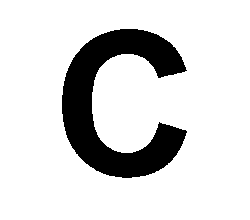
%> input picture c250-220.png, 250 x 220 px
$ octave denoising.m   (GNU Octave 9; MATLAB toolbox functions it lacks are replaced by stand-ins)
%> lines starting %> are read from the running program, lines starting %| are printed output that depends on the picture; in (x1, y1, x2, y2) boxes, pixels count from 0 and x2, y2 are one past the last pixel; in counts of white or black regions, pixels touching at a corner belong together; the program's own positions count from 1
### noise_generator.m
% Cette fonction prend en entrée une image binaire, passe sur chaque pixel
% de cette image et change ce pixel de noir à blanc ou de blanc à noir avec
% une probabilité p fournie en entrée.
%
% Arguments:
%    image
%        image binaire à bruiter
%    p
%        probabilité avec laquelle on change la couleur du pixel
%
%  Sortie:
%    noisy_image
%        image binaire bruitée


function noisy_image = noise_generator(image, p)

 noisy_image = image;
 [m,n] = size(noisy_image);
 for i=1:m
     for j=1:n
             u = rand;  % nombre aléatoire entre 0 et 1
             if u < p   % si u < p, couleur du pixel considéré est changée
                 if noisy_image(i,j,:) == 0
                     noisy_image(i,j,:) = 255; % pixel noir devient blanc
                 else
                     noisy_image(i,j,:) = 0; % pixel blanc devient noir
                 end
             end
     end
 end
end

### model_conversion.m
% Cette fonction prend en entrée une image binaire et convertit cette image
% selon le modèle spécifié en entrée.
% Arguments:
%   image
%        image binaire
%   model
%        modèle selon lequel on modifie l'image:
%        model = 'ising' => pixels blancs valent -1,pixels noirs valent 1
%        model = 'rgb' => pixels blancs valent 0, pixels noirs valent 255


function image = model_conversion(image, model)

[m,n] = size(image);

if length(model) == 5   % model = 'ising'
    for i=1:m
        for j=1:n
            if image(i,j) == 255
                image(i,j) = 1;
            end
            if image(i,j) == 0
                image(i,j) = -1;
            end
        end
    end
else                    % model = 'rgb'
    for i=1:m
        for j=1:n
            if image(i,j) == 1
                image(i,j) = 255;
            else
                image(i,j) = 0;
            end
        end
    end
end
end

### eight_neighbors.m
% Cette fonction prend en entr閑 une image binaire et les coordonn閑s d'un
% de ses pixels
% Arguments:
%   image
%        image binaire
%   i, j
%        coordonn閑s du pixel
%
% Sortie:
%   v
%        un vecteur contenant les valeurs des pixels voisins
%        MAXIMUM 8 VOISINS
%


function v = eight_neighbors(i,j,image)
[m,n] = size(image);
    if i == 1 && j==1
        v= [image(i+1,j) image(i,j+1) image(i+1,j+1)];
    elseif i == 1 && j==n
        v = [image(i+1,j) image(i,j-1) image(i+1,j-1)];
    elseif i == m && j==1
        v = [image(i-1,j) image(i,j+1) image(i-1,j+1)];
    elseif i == m && j==n
        v = [image(i-1,j) image(i,j-1) image(i-1,j-1)];
    elseif i == 1
        v = [image(i,j-1) image(i,j+1) image(i+1,j) image(i+1,j-1) image(i+1,j+1)];
    elseif i == m
        v = [image(i-1,j) image(i,j+1) image(i,j-1) image(i-1,j-1) image(i-1,j+1)];
    elseif j == 1
        v = [image(i+1,j) image(i-1,j) image(i,j+1) image(i-1,j+1) image(i+1,j+1)];
    elseif j == n
        v = [image(i-1,j) image(i+1,j) image(i,j-1) image(i-1,j-1) image(i+1,j-1)];
    else
        v = [image(i-1,j) image(i+1,j) image(i,j+1) image(i,j-1) image(i-1,j-1) image(i-1,j+1) image(i+1,j-1) image(i+1,j+1)];
    end
end

### denoising.m
%% Implémentation de l'algorithme de Metropolis-Hastings
clear all; close all;

%% Paramètres
image_name = 'c250-220.png';
%image_name = 'c620-545.png';
%image_name = 'felix.png';

p = 0.1;  % probabilité de bruitage

beta = 1; % inverse de la "température"

T = 3000000;  % nombre d'itérations

%% Débruitage

I = imread(image_name);   % lecture de l'image
%> I is the input picture: size 220x250 uint8; 84.7% white; 1 black region, box (x1, y1, x2, y2) and area: (62, 29, 187, 178) 8390
I = im2bw(I);             % transformation de l'image en image binaire 2D
I = double(I);            % transformation de la mat uint8 en double

figure
imshow(I)
title('Image originale')

I_noisy = noise_generator(I, p);
%> after the loop in noise_generator, `for i=1:m`:
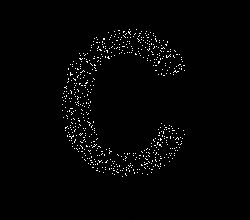
%> noisy_image: size 220x250 double; min 0, max 255, mean 4.8
figure
imshow(I_noisy)
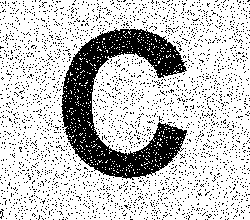
%> displayed picture: size 220x250, on the screen's scale of 0 to 255; 77.9% white; 2903 black regions (2902 under 20 px), largest, box (x1, y1, x2, y2) and area: (61, 28, 187, 180) 7606
title('Image bruitée')

J = 1;       % constante de couplage

[m,n] = size(I_noisy); % taille de l'image
%> m = 220; n = 250

I_noisy = model_conversion(I_noisy, 'ising');
I = model_conversion(I, 'ising');
%> call 2 of model_conversion, with model = 'ising'
%> after the loop in model_conversion (call 2), `for i=1:m`:
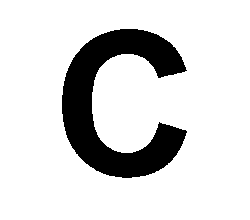
%> image: size 220x250 double; values -1 (black) and 1 (white), 84.7% white; 1 black region, box (x1, y1, x2, y2) and area: (62, 29, 187, 178) 8390

c(1) = corr2(I_noisy,I); % vecteur de coeff de corrélation
s(1) = ssim(I_noisy,I);  % vecteur de SSIM

%> (the run ends here)
